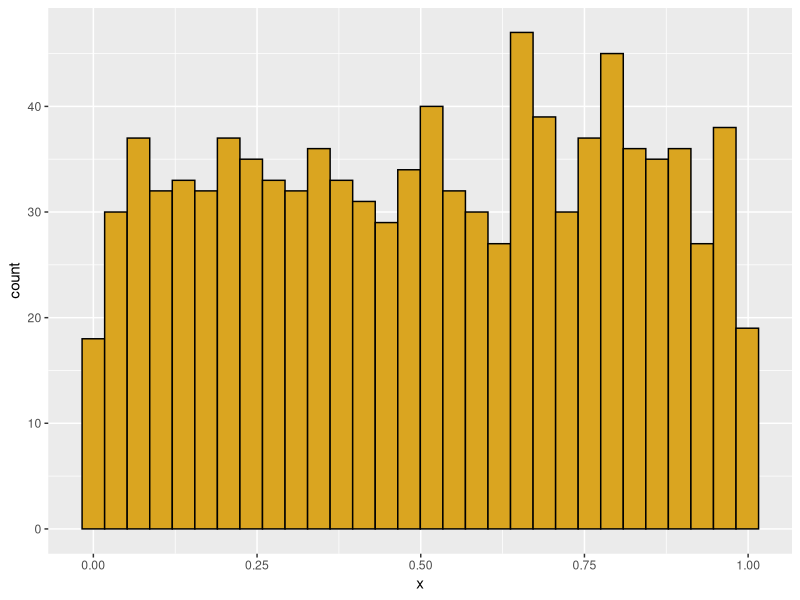
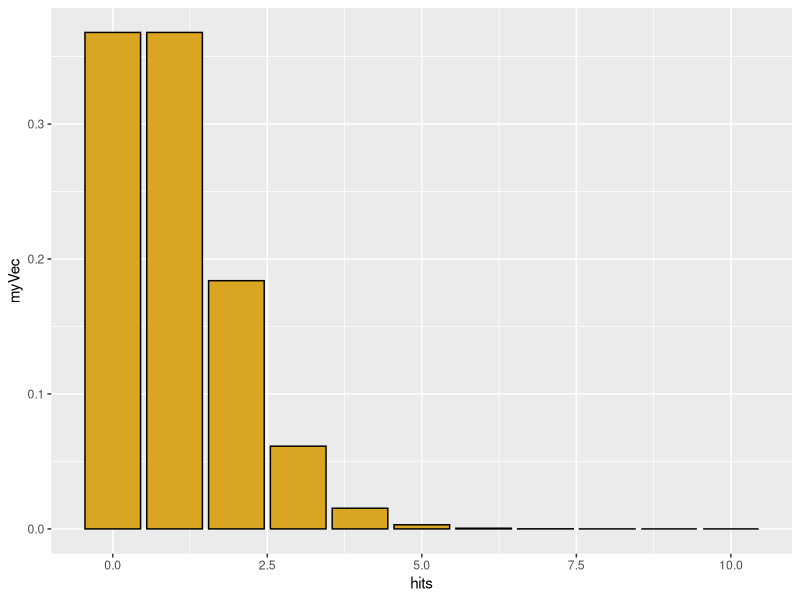
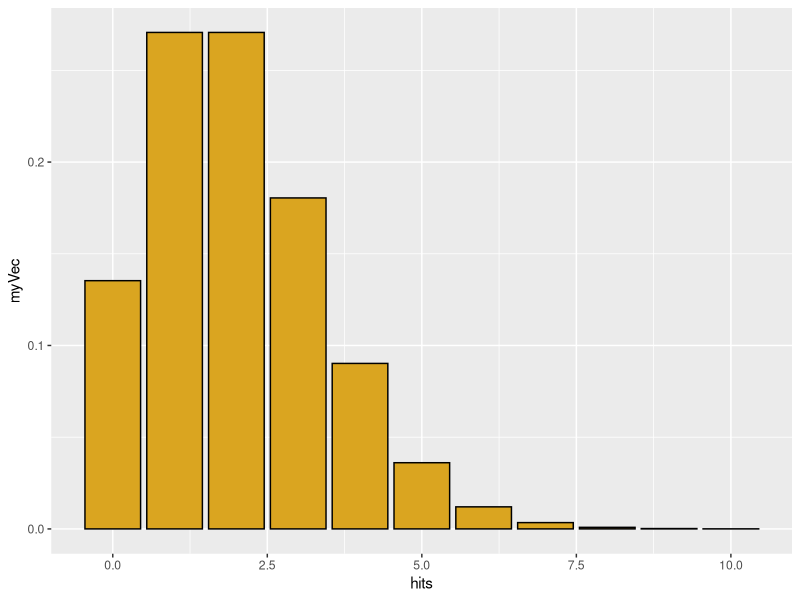
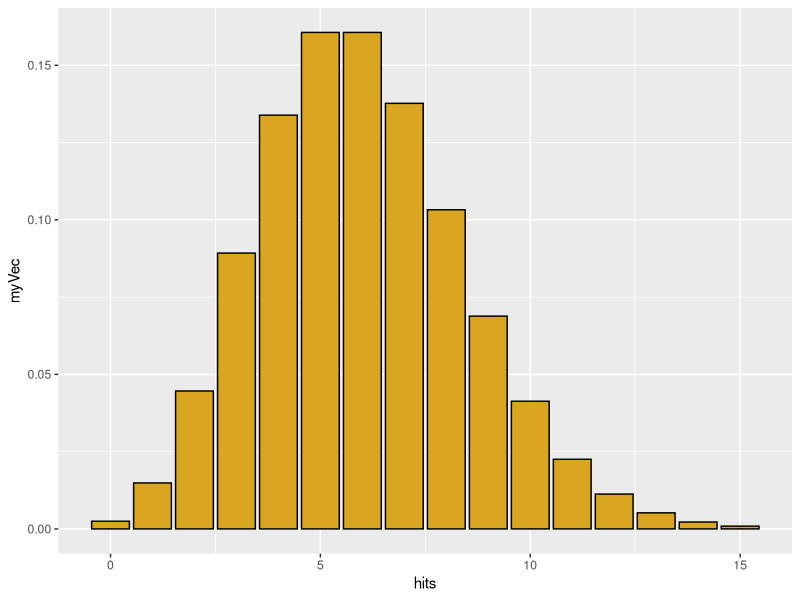
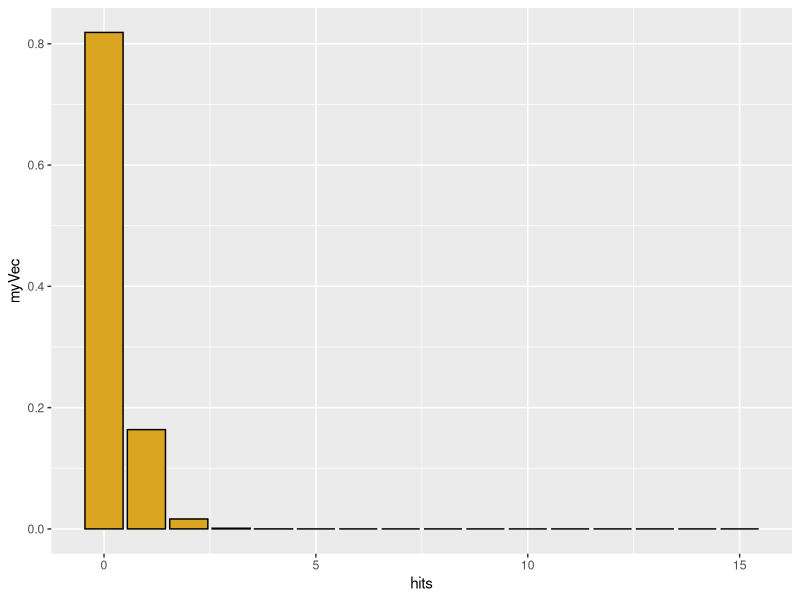
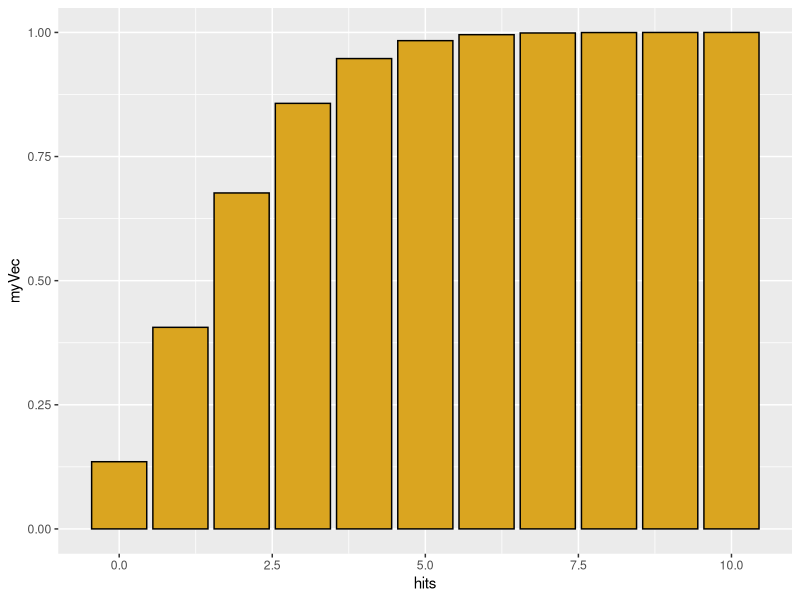
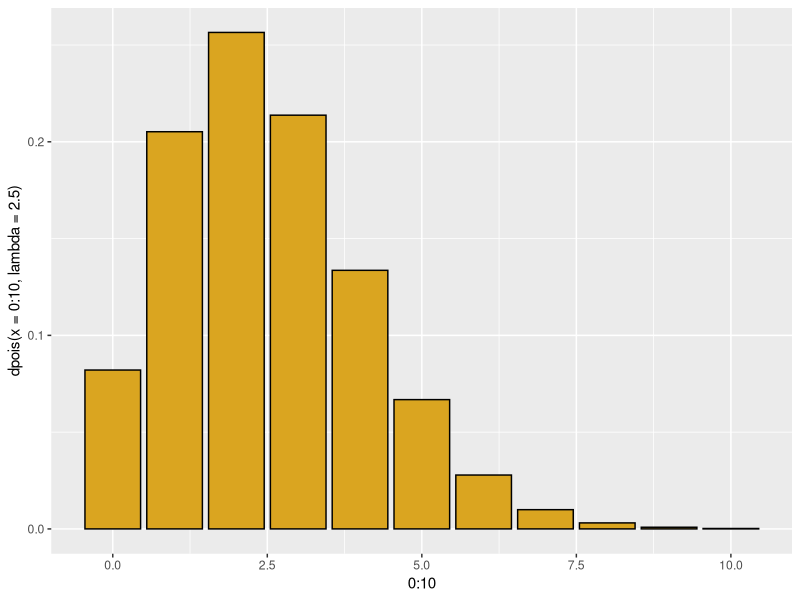
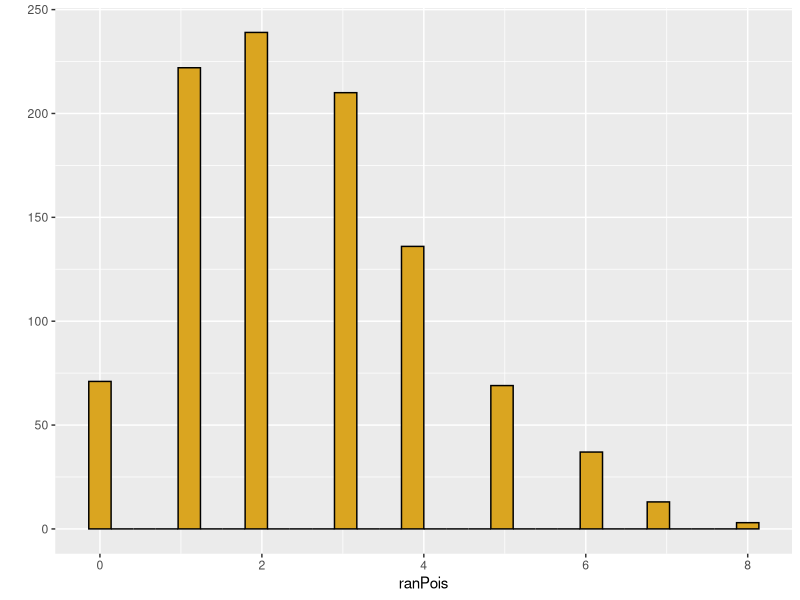

Write the R code that produced these figures, in order.
## ---- chunk 1
knitr::opts_chunk$set(eval = FALSE)
## ---- chunk 2
############################
# Function: my_histo
# Purpose: creates a ggplot histogram
# Requires: ggplot
# Input: a numeric vector
# Output: a ggplot histogram

############################
# Function: my_histo
# Purpose: creates a ggplot histogram
# Requires: ggplot
# Input: a numeric vector
# Output: a ggplot histogram
library(ggplot2)
my_histo <- function(df=NULL) {
  if(is.null(df)) df=data.frame(x=runif(1000)) else df <- data.frame(x=x) 
  p1 <- ggplot(data=df) +
  aes(x=x) +
  geom_histogram(color="black",fill="goldenrod")
 print(p1)   
                                  
}
my_histo()
## ---- chunk 3
library(ggplot2)
library(MASS)
#-------------------------------------------------
# Poisson distribution
# Discrete X >= 0
# Random events with a constant rate lambda
# (observations per time or per unit area)
# Parameter lambda > 0

# "d" function generates probability density
hits <- 0:10
myVec <- dpois(x=hits,lambda=1)
qplot(x=hits,y=myVec,geom="col",color=I("black"),fill=I("goldenrod"))

myVec <- dpois(x=hits,lambda=2)
qplot(x=hits,y=myVec,geom="col",color=I("black"),fill=I("goldenrod"))

hits <- 0:15
myVec <- dpois(x=hits,lambda=6)
qplot(x=hits,y=myVec,geom="col",color=I("black"),fill=I("goldenrod"))


hits <- 0:15
myVec <- dpois(x=hits,lambda=0.2)
qplot(x=hits,y=myVec,geom="col",color=I("black"),fill=I("goldenrod"))

sum(myVec)  # sum of density function = 1.0 (total area under curve)

# for a Poisson distribution with lambda=2, 
# what is the probability that a single draw will yield X=0?

dpois(x=0,lambda=2)

# "p" function generates cumulative probability density; gives the 
# "lower tail" cumulative area of the distribution

hits <- 0:10
myVec <- ppois(q=hits,lambda=2)
qplot(x=hits,y=myVec,geom="col",color=I("black"),fill=I("goldenrod"))


# for a Poisson distribution with lambda=2, 
# what is the probability of getting 1 or fewer hits?

ppois(q=1, lambda=2)


# We could also get this through dpois
p_0 <- dpois(x=0,lambda=2)
p_0
p_1 <- dpois(x=1,lambda=2)
p_1
p_0 + p_1


# The q function is the inverse of p
# What is the number of hits corresponding to 50% of the probability mass
qpois(p=0.5,lambda=2.5)
qplot(x=0:10,y=dpois(x=0:10,lambda=2.5),geom="col",color=I("black"),fill=I("goldenrod"))

# but distribution is discrete, so this is not exact
ppois(q=2,lambda=2.5)

# finally, we can simulate individual values from a poisson
ranPois <- rpois(n=1000,lambda=2.5)
qplot(x=ranPois,color=I("black"),fill=I("goldenrod"))


# for real or simulated data, we can use the quantile
# function to find the empirical  95% confidence interval on the data

quantile(x=ranPois,probs=c(0.025,0.975))
## ---- chunk 4
#-------------------------------------------------
# Binomial distribution
# p = probability of a dichotomous outcome
# size = number of trials
# x = possible outcomes
# outcome x is bounded between 0 and number of trials

# use "d" binom for density function
hits <- 0:10
myVec <- dbinom(x=hits,size=10,prob=0.5)
qplot(x=0:10,y=myVec,geom="col",color=I("black"),fill=I("goldenrod"))



# and how does this compare to an actual simulation of 50 tosses of 100 coins?

myCoins <- rbinom(n=50,size=100,prob=0.5)
qplot(x=myCoins,color=I("black"),fill=I("goldenrod"))
quantile(x=myCoins,probs=c(0.025,0.975))

## ---- chunk 5
#-------------------------------------------------
# negative binomial: number of failures (values of MyVec)
# in a series of (Bernouli) with p=probability of success 
# before a target number of successes (= size)
# generates a discrete distribution that is more 
# heterogeneous ("overdispersed") than Poisson
hits <- 0:40
myVec <- dnbinom(x=hits, size=5, prob=0.5)
qplot(x=hits,y=myVec,geom="col",color=I("black"),fill=I("goldenrod"))

# geometric series is a special case where N= 1 success
# each bar is a constant fraction 1 - "prob" of the bar before it
myVec <- dnbinom(x=hits, size=1, prob=0.1)
qplot(x=hits,y=myVec,geom="col",color=I("black"),fill=I("goldenrod"))


# alternatively specify mean = mu of distribution and size, 
# the dispersion parameter (small is more dispersed)
# this gives us a poisson with a lambda value that varies
# the dispersion parameter is the shape parameter in the gamma
# as it increases, the distribution has a smaller variance
# just simulate it directly

nbiRan <- rnbinom(n=1000,size=10,mu=5)
qplot(nbiRan,color=I("black"),fill=I("goldenrod"))

nbiRan <- rnbinom(n=1000,size=0.1,mu=5)
qplot(nbiRan,color=I("black"),fill=I("goldenrod"))
## ---- chunk 6
library(MASS)
data <- c(100,100,104,99)
z <- fitdistr(data,"normal")
print(z)
## ---- chunk 7

frog_data <- c(30.15,26.3,27.5,22.9,27.8,26.2)

# get and print model parameters assuming a normal distribution
z<- fitdistr(frog_data,"normal")
print(z)

# plot the density function for the normal and annotate the plot with the original data
x <- 1:100
g_density <- dnorm(x=x,mean=z$estimate["mean"],sd=z$estimate["sd"])
qplot(x,g_density,geom="line") + annotate(geom="point",x=frog_data,y=0.001)   
 
# now do the same for a gamma distribution, which has a shape and rate parameter as outputs from fitdistr
z<- fitdistr(frog_data,"gamma")
print(z)

# plot the density function for the gamma and annotate the plot with the original data
x <- 1:100
g_density <- dgamma(x=x,shape=z$estimate["shape"],rate=z$estimate["rate"])
qplot(x,g_density,geom="line") + annotate(geom="point",x=frog_data,y=0.001,color="red")   
## ---- chunk 8

frog_data <- c(30.15,26.3,27.5,22.9,27.8,26.2)
outlier <- 0.050
frog_data <- c(frog_data,outlier)

# get and print model parameters assuming a normal distribution
z<- fitdistr(frog_data,"normal")
print(z)

# plot the density function for the normal and annotate the plot with the original data
x <- 1:100
g_density <- dnorm(x=x,mean=z$estimate["mean"],sd=z$estimate["sd"])
qplot(x,g_density,geom="line") + annotate(geom="point",x=frog_data,y=0.001)   
 
# now do the same for a gamma distribution, which has a shape and rate parameter as outputs from fitdistr
z<- fitdistr(frog_data,"gamma")
print(z)

# plot the density function for the gamma and annotate the plot with the original data
x <- 1:100
g_density <- dgamma(x=x,shape=z$estimate["shape"],rate=z$estimate["rate"])
qplot(x,g_density,geom="line") + annotate(geom="point",x=frog_data,y=0.001,color="red")   
